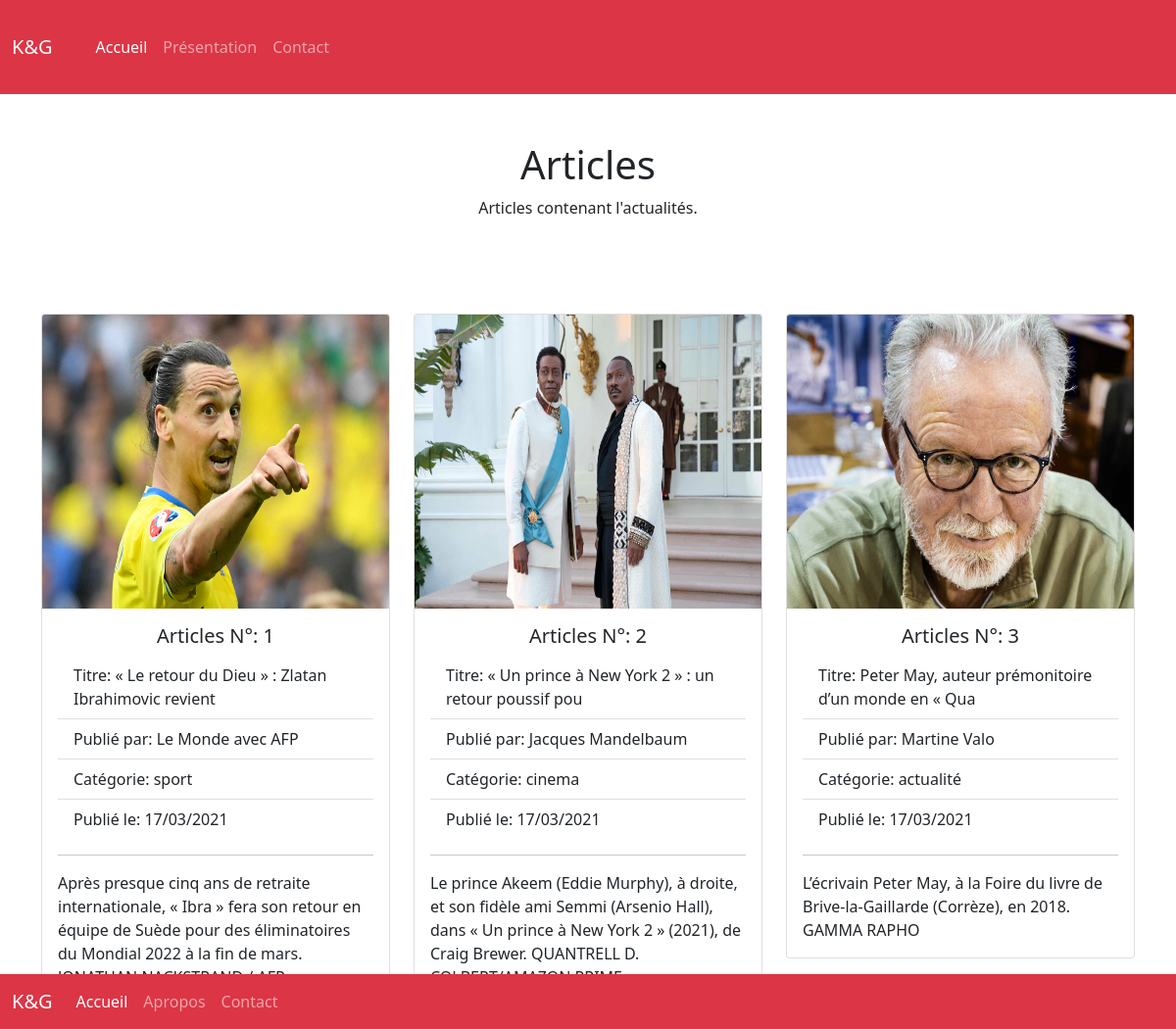
The page / on the database its author committed.
### tables this page shows
CREATE TABLE `articles` (
  `id` int(11) NOT NULL,
  `titre` varchar(50) NOT NULL,
  `auteur` varchar(50) NOT NULL,
  `images` varchar(50) NOT NULL,
  `description` text NOT NULL,
  `date_created` timestamp NOT NULL DEFAULT current_timestamp() ON UPDATE current_timestamp(),
  `id_categories` int(11) NOT NULL
);

CREATE TABLE `categories` (
  `id_c` int(11) NOT NULL,
  `nom` varchar(50) NOT NULL
);

### index.php (the view)
<?php
require_once('connect.php');
$sql = "SELECT * FROM articles a
        INNER JOIN categories c
        ON a.id_categories = c.id_c";
$result = mysqli_query($connect, $sql);
function trDate($date){
    $dateArray = (explode("-",substr(($date),0,10)));
    $dateIns = $dateArray[2]."/".$dateArray[1]."/".$dateArray[0];
    return $dateIns;
}
?>
<?php require_once('structure/header.inc');?>
<div class="container">
    <div class="bg-ligth text-center p-5">
        <h1>Articles</h1>
        <p>Articles contenant l'actualités.</p>
    </div>
    <div>
        <div class="row row-cols-1 row-cols-md-3 g-4 mt-2">
            <?php while($rows = mysqli_fetch_assoc($result)){ ?>
                <div class="col">
                    <div class="card">
                        <img src="assets/images/<?=$rows['images'];?>" class="card-img-top" alt="..." height="300">
                        <div class="card-body">
                            <h5 class="card-title text-center">Articles N°: <?=$rows['id'];?></h5>
                            <ul class="list-group list-group-flush">
                                <li class="list-group-item">Titre: <?=$rows['titre'];?></li>
                                <li class="list-group-item">Publié par: <?=$rows['auteur'];?></li>
                                <li class="list-group-item">Catégorie: <?=$rows['nom'];?></li>
                                <li class="list-group-item">Publié le: <?=trDate($rows['date_created']);?></li>
                            </ul>
                            <hr>
                            <p class="card-text"><?=$rows['description'];?></p>
                        </div>
                    </div>
                </div>
            <?php } ?>
        </div>
    </div>
</div>
<?php require_once('structure/footer.inc');?>

### structure/header.inc (shortened to what this page needs)
<!DOCTYPE html>
<html lang="en">
<head>
  <link rel="stylesheet" href="https://stackpath.bootstrapcdn.com/bootstrap/5.0.0-alpha1/css/bootstrap.min.css">
</head>
<body>
<header>
  <nav class="navbar navbar-expand-lg navbar-dark bg-danger">
  <div class="container-fluid">
    <a class="navbar-brand" href="index.php">K&G</a>
    <div class="collapse navbar-collapse m-3 p-1" id="navbarNavDropdown">
      <ul class="navbar-nav">
        <li class="nav-item">
          <a class="nav-link active" aria-current="page" href="index.php">Accueil</a>
        </li>
        <li class="nav-item">
          <a class="nav-link" href="apropos.php">Présentation</a>
        </li>
        <li class="nav-item">
          <a class="nav-link" href="contact.php">Contact</a>
        </li>
      </ul>
    </div>
  </div>
</nav>
</header>

### structure/footer.inc (shortened to what this page needs)
<footer class="fixed-bottom">
  <nav class="navbar navbar-expand-lg navbar-dark bg-danger">
  <div class="container-fluid">
    <a class="navbar-brand" href="#">K&G</a>
    <div class="collapse navbar-collapse" id="navbarNav">
      <ul class="navbar-nav">
        <li class="nav-item">
          <a class="nav-link active" aria-current="page" href="#">Accueil</a>
        </li>
        <li class="nav-item">
          <a class="nav-link" href="#">Apropos</a>
        </li>
        <li class="nav-item">
          <a class="nav-link" href="#">Contact</a>
        </li>
      </ul>
    </div>
  </div>
</nav>
</footer>
</body>
</html>

### rows shown on the page
articles: images (picture), id "1", titre "« Le retour du Dieu » : Zlatan Ibrahimovic revient", auteur "Le Monde avec AFP", id_categories.nom "sport", date_created "17/03/2021", description "Après presque cinq ans de retraite internationale, « Ibra » fera son retour en équipe de Suède pour des éliminatoires du Mondial 2022 à la fin de mars.…"
articles: images (picture), id "2", titre "« Un prince à New York 2 » : un retour poussif pou", auteur "Jacques Mandelbaum", id_categories.nom "cinema", date_created "17/03/2021", description "Le prince Akeem (Eddie Murphy), à droite, et son fidèle ami Semmi (Arsenio Hall), dans « Un prince à New York 2 » (2021), de Craig Brewer. QUANTRELL D.…"
articles: images (picture), id "3", titre "Peter May, auteur prémonitoire d’un monde en « Qua", auteur "Martine Valo", id_categories.nom "actualité", date_created "17/03/2021", description "L’écrivain Peter May, à la Foire du livre de Brive-la-Gaillarde (Corrèze), en 2018. GAMMA RAPHO"
